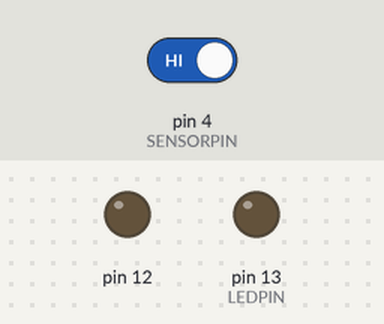
The sketch below on a simulated Arduino Uno, built with avr-gcc and run on an emulated ATmega328P. On the bench: output pins drawn as LEDs (lit = HIGH). The test bench sets the inputs (shaded band); at power-on: pin 4 (SENSORPIN) HIGH.

Above: at 1.2 s.
1.3 s: pin 4 (SENSORPIN) driven LOW
At 2.4 s:
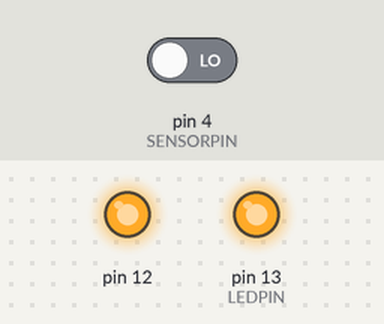
2.8 s: pin 4 (SENSORPIN) driven HIGH
At 3.6 s:
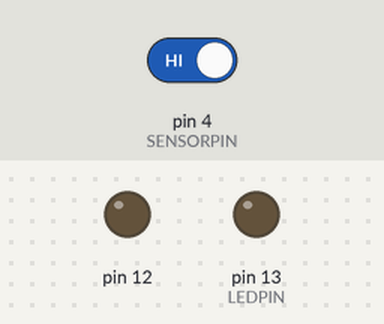
Timing chart, 0 to 5.8 s (numbered marks = the images above; inputs shaded):
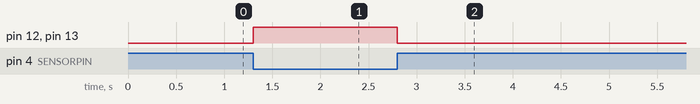

Measured:
- after the input at 1.3 s, pin 12, pin 13 (LEDPIN): LOW → HIGH at once
- after the input at 2.8 s, pin 12, pin 13 (LEDPIN): HIGH → LOW at once

The sketch:

beam_break_code.ino
```cpp
/*
  IR Breakbeam sensor
*/
#define LEDPIN 13
#define SENSORPIN 4
  // Pin 13: Arduino has an LED connected on pin 13. For Visual confirmation.
  //Led on means beam broken. Led off means beam unbroken.
  // Pin 12: {in that sends out signal. 1 or HIGH means beam is broken.0 or LOW means beam unbroken.
  // Pin 4: Read Digital signal from the ir breakbeam sensor.

// variables will change:
int sensorState = 0,lastState=0;         // variable for reading the pushbutton status

void setup() {
  // sets the digital pin 12 as output, this is the output frpm the sensor state.
  pinMode(12, OUTPUT);
  // initialize the LED pin as an output(LED 13 in the board I was using)
  pinMode(LEDPIN, OUTPUT);
  // initialize the sensor pin as an input(PIN 4):
  pinMode(SENSORPIN, INPUT);
  // turn on the pullup. Required for the sensors.
  digitalWrite(SENSORPIN, HIGH);

  Serial.begin(9600);
}

void loop(){
  // read the state of the pushbutton value:
  sensorState = digitalRead(SENSORPIN);

  // check if the sensor beam is broken
  // if it is, the sensorState is LOW:
  if (sensorState == LOW) {
    // turn LED on:
    digitalWrite(LEDPIN, HIGH);
    // sets the digital pin 12 on:
    digitalWrite(12, HIGH);
  }
  else {
    // turn LED off:
    digitalWrite(LEDPIN, LOW);
    // sets the digital pin 12 off:
    digitalWrite(12, LOW);
  }
}
```
